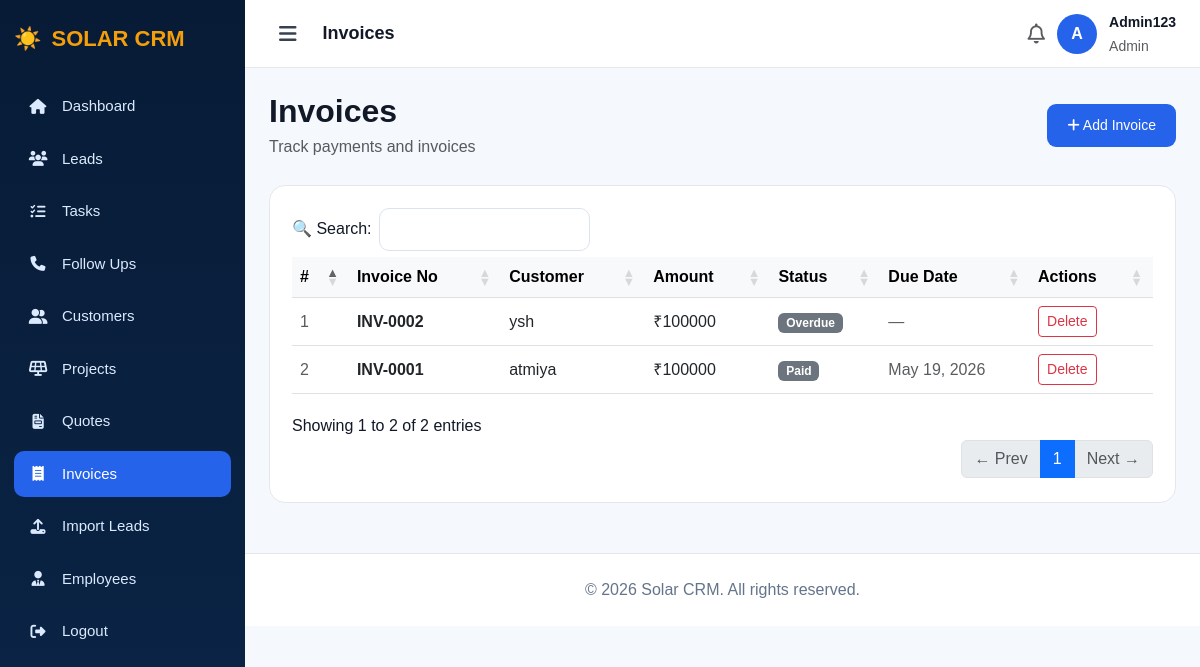
The app's page /invoices/ (signed in) with its own data.
### app/models.py (models this page shows, shortened)
class Invoice(models.Model):
    STATUS_CHOICES = [
        ('Unpaid', 'Unpaid'),
        ('Paid', 'Paid'),
        ('Overdue', 'Overdue'),
    ]
    customer = models.ForeignKey(Customer, on_delete=models.CASCADE)
    amount = models.DecimalField(max_digits=12, decimal_places=2, default=0)
    status = models.CharField(max_length=50, choices=STATUS_CHOICES, default='Unpaid')
    due_date = models.DateField(null=True, blank=True)
    created_at = models.DateTimeField(auto_now_add=True)

class Customer(models.Model):
    lead = models.OneToOneField(Lead, on_delete=models.SET_NULL, null=True, blank=True)
    name = models.CharField(max_length=100)
    email = models.EmailField()
    phone = models.CharField(max_length=15)
    address = models.TextField(blank=True, null=True)
    created_at = models.DateTimeField(auto_now_add=True)

### app/views.py (the view)
# urls.py: path('invoices/', views.invoices, name='invoices'),
@login_required
def invoices(request):
    if not request.user.is_superuser:
        messages.error(request, "Access denied")
        return redirect('dashboard')
    invoices = Invoice.objects.all().order_by('-created_at')
    return render(request, 'invoices.html', {'invoices': invoices})

### app/templates/invoices.html (shortened to what this page needs)
<!DOCTYPE html>
<html>
<head>
    <link href="https://cdn.jsdelivr.net/npm/bootstrap@5.3.0/dist/css/bootstrap.min.css" rel="stylesheet">
    <link href="https://cdnjs.cloudflare.com/ajax/libs/font-awesome/6.5.1/css/all.min.css" rel="stylesheet">
    <link rel="stylesheet" href="https://cdn.datatables.net/1.13.6/css/dataTables.bootstrap5.min.css">
<link rel="stylesheet" href="https://cdn.datatables.net/buttons/2.4.1/css/buttons.bootstrap5.min.css">
</head>
<body>
<div class="sidebar" id="sidebar">
    <div class="brand">☀️ <span class="brand-text"><span>SOLAR</span> CRM</span></div>
   <div class="menu">
        <a href="/dashboard/"><i class="fa-solid fa-house"></i><span class="menu-label">Dashboard</span></a>
        <a href="/leads/"><i class="fa-solid fa-users"></i><span class="menu-label">Leads</span></a>
        <a href="/tasks/"><i class="fa-solid fa-list-check"></i><span class="menu-label">Tasks</span></a>
        <a href="/followups/"><i class="fa-solid fa-phone"></i><span class="menu-label">Follow Ups</span></a>
        {% if request.user.is_superuser %}
        <a href="/customers/"><i class="fa-solid fa-user-group"></i><span class="menu-label">Customers</span></a>
        <a href="/projects/"><i class="fa-solid fa-solar-panel"></i><span class="menu-label">Projects</span></a>
        <a href="/quotes/"><i class="fa-solid fa-file-invoice"></i><span class="menu-label">Quotes</span></a>
        <a href="/invoices/" class="active"><i class="fa-solid fa-receipt"></i><span class="menu-label">Invoices</span></a>
        <a href="/import/"><i class="fa-solid fa-upload"></i><span class="menu-label">Import Leads</span></a>
        <a href="/employees/"><i class="fa-solid fa-user-tie"></i><span class="menu-label">Employees</span></a>
        {% endif %}
        <a href="/logout/"><i class="fa-solid fa-right-from-bracket"></i><span class="menu-label">Logout</span></a>
    </div>
</div>
<div class="main" id="main">
    <div class="topbar">
        <div class="d-flex align-items-center gap-3">
            <button class="hamburger" onclick="toggleSidebar()"><i class="fa-solid fa-bars"></i></button>
            <strong style="font-size:18px;">Invoices</strong>
        </div>
        <div class="admin-box">
            <i class="fa-regular fa-bell fs-5 text-muted"></i>
            <div class="avatar">{{ request.user.username|slice:":1"|upper }}</div>
            <div><strong style="font-size:14px;">{{ request.user.username }}</strong><br><small class="text-muted">Admin</small></div>
        </div>
    </div>
    <div class="content">
        <div class="page-header">
            <div><h2>Invoices</h2><p class="text-muted mb-0">Track payments and invoices</p></div>
            <a href="/invoices/add/" class="add-btn"><i class="fa-solid fa-plus"></i> Add Invoice</a>
        </div>
        <div class="panel">
            {% if invoices %}
            <div class="table-responsive">
                <table id="dataTable" class="table table-hover align-middle mb-0">
                    <thead class="table-light"><tr><th>#</th><th>Invoice No</th><th>Customer</th><th>Amount</th><th>Status</th><th>Due Date</th><th>Actions</th></tr></thead>
                    <tbody>{% for inv in invoices %}
                    <tr>
                        <td class="text-muted">{{ forloop.counter }}</td>
                        <td><strong>INV-{{ inv.id|stringformat:"04d" }}</strong></td>
                        <td>{{ inv.customer.name }}</td>
                        <td>₹{{ inv.amount|floatformat:0 }}</td>
                        <td><span class="badge bg-secondary">{{ inv.status }}</span></td>
                        <td class="text-muted">{{ inv.due_date|default:"—" }}</td>
                        <td><a href="/invoices/{{ inv.id }}/delete/" class="btn btn-sm btn-outline-danger" onclick="return confirm('Delete?')">Delete</a></td>
                    </tr>{% endfor %}</tbody>
                </table>
            </div>
            {% else %}<div class="text-center py-5"><i class="fa-solid fa-receipt fa-3x text-muted mb-3"></i><p class="text-muted">No invoices yet.</p><a href="/invoices/add/" class="add-btn">+ Add First Invoice</a></div>{% endif %}
        </div>
    </div>
    <div class="footer">© 2026 Solar CRM. All rights reserved.</div>
</div>
</body>
</html>

### app/templates/invoices.html (style rules this page uses)
* { box-sizing: border-box; }
body { margin: 0; background: #f5f8fc; font-family: Arial, sans-serif; color: #111827; }
.sidebar { width: 245px; height: 100vh; position: fixed; left: 0; top: 0; background: linear-gradient(180deg, #071b36, #0b2547); color: white; padding: 22px 14px; overflow-y: auto; overflow-x: hidden; transition: width 0.3s ease; z-index: 1000; }
.brand { font-size: 22px; font-weight: 800; margin-bottom: 28px; display: flex; align-items: center; gap: 10px; white-space: nowrap; overflow: hidden; }
.brand span { color: #f59e0b; }
.menu a { display: flex; align-items: center; gap: 14px; padding: 12px 14px; margin-bottom: 6px; color: #dbeafe; text-decoration: none; border-radius: 10px; font-size: 15px; white-space: nowrap; overflow: hidden; transition: all 0.2s; }
.menu a i { flex-shrink: 0; width: 20px; text-align: center; }
.menu a.active, .menu a:hover { background: #2563eb; color: white; }
.main { margin-left: 245px; min-height: 100vh; transition: margin-left 0.3s ease; }
.topbar { height: 68px; background: white; border-bottom: 1px solid #e5e7eb; padding: 0 24px; display: flex; align-items: center; justify-content: space-between; position: sticky; top: 0; z-index: 999; }
.hamburger { cursor: pointer; font-size: 20px; color: #374151; background: none; border: none; padding: 6px 10px; border-radius: 8px; }
.admin-box { display: flex; align-items: center; gap: 12px; }
.avatar { width: 40px; height: 40px; border-radius: 50%; background: #2563eb; display: flex; align-items: center; justify-content: center; color: white; font-weight: bold; font-size: 16px; }
.content { padding: 24px; }
.page-header { display: flex; justify-content: space-between; align-items: center; margin-bottom: 26px; }
.page-header h2 { font-weight: 800; margin-bottom: 5px; }
.add-btn { background: #2563eb; color: white; border: none; padding: 11px 20px; border-radius: 9px; text-decoration: none; font-size: 14px; }
.panel { background: white; border: 1px solid #e5e7eb; border-radius: 16px; padding: 22px; }
.footer { text-align: center; padding: 24px; color: #64748b; border-top: 1px solid #e5e7eb; background: white; margin-top: 26px; }

### records on screen
Invoice: id "0002", customer.name "ysh", amount "100000", status "Overdue", due_date "—"
Invoice: id "0001", customer.name "atmiya", amount "100000", status "Paid", due_date "May 19, 2026"

### other values on screen
{{ request.user.username|slice:":1"|upper }} "A"
{{ request.user.username }} "Admin123"
